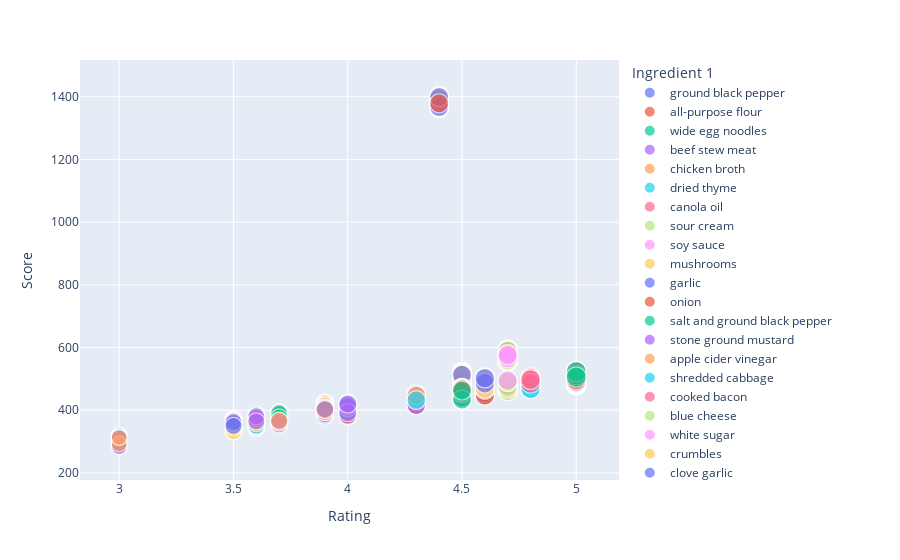

The cell this chart's notebook holds for it:
### Code cell
fig = px.scatter(masterframe, x="Rating", y="Score", size = "Rating", color="Ingredient 1", hover_data=['Ingredient 1', 'Ingredient 2'])
fig.show()
